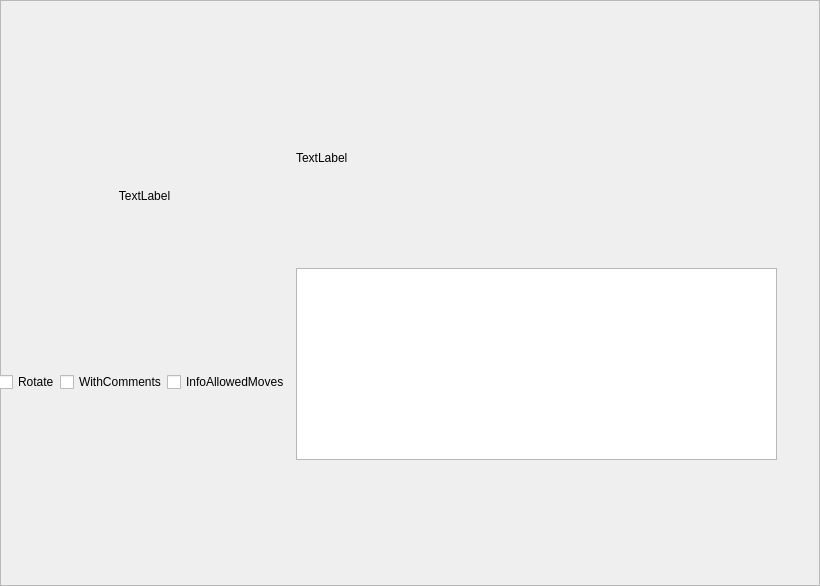
<?xml version="1.0" encoding="UTF-8"?>
<ui version="4.0">
 <class>ChessBoardViewWithRotation</class>
 <widget class="QFrame" name="ChessBoardViewWithRotation">
  <property name="geometry">
   <rect>
    <x>0</x>
    <y>0</y>
    <width>820</width>
    <height>586</height>
   </rect>
  </property>
  <property name="windowTitle">
   <string>Frame</string>
  </property>
  <property name="frameShape">
   <enum>QFrame::StyledPanel</enum>
  </property>
  <property name="frameShadow">
   <enum>QFrame::Raised</enum>
  </property>
  <widget class="QWidget" name="horizontalLayoutWidget">
   <property name="geometry">
    <rect>
     <x>-1</x>
     <y>20</y>
     <width>781</width>
     <height>543</height>
    </rect>
   </property>
   <layout class="QHBoxLayout" name="horizontalLayout">
    <property name="rightMargin">
     <number>0</number>
    </property>
    <item>
     <layout class="QVBoxLayout" name="verticalLayout">
      <property name="spacing">
       <number>0</number>
      </property>
      <property name="sizeConstraint">
       <enum>QLayout::SetDefaultConstraint</enum>
      </property>
      <property name="rightMargin">
       <number>0</number>
      </property>
      <item>
       <widget class="QLabel" name="label">
        <property name="sizePolicy">
         <sizepolicy hsizetype="Minimum" vsizetype="Fixed">
          <horstretch>0</horstretch>
          <verstretch>0</verstretch>
         </sizepolicy>
        </property>
        <property name="text">
         <string>TextLabel</string>
        </property>
        <property name="alignment">
         <set>Qt::AlignCenter</set>
        </property>
       </widget>
      </item>
      <item>
       <layout class="QHBoxLayout" name="horizontalLayout_2">
        <item>
         <widget class="QCheckBox" name="checkBoxRotate">
          <property name="sizePolicy">
           <sizepolicy hsizetype="Fixed" vsizetype="Fixed">
            <horstretch>0</horstretch>
            <verstretch>0</verstretch>
           </sizepolicy>
          </property>
          <property name="text">
           <string>Rotate</string>
          </property>
         </widget>
        </item>
        <item>
         <widget class="QCheckBox" name="checkBoxComments">
          <property name="sizePolicy">
           <sizepolicy hsizetype="Fixed" vsizetype="Fixed">
            <horstretch>0</horstretch>
            <verstretch>0</verstretch>
           </sizepolicy>
          </property>
          <property name="text">
           <string>WithComments</string>
          </property>
         </widget>
        </item>
        <item>
         <widget class="QCheckBox" name="checkBoxInfoAllowedMoves">
          <property name="sizePolicy">
           <sizepolicy hsizetype="Fixed" vsizetype="Fixed">
            <horstretch>0</horstretch>
            <verstretch>0</verstretch>
           </sizepolicy>
          </property>
          <property name="text">
           <string>InfoAllowedMoves</string>
          </property>
         </widget>
        </item>
       </layout>
      </item>
      <item>
       <layout class="QVBoxLayout" name="LayoutChessView">
        <property name="spacing">
         <number>0</number>
        </property>
       </layout>
      </item>
     </layout>
    </item>
    <item>
     <layout class="QVBoxLayout" name="RightVLayout">
      <property name="spacing">
       <number>2</number>
      </property>
      <property name="sizeConstraint">
       <enum>QLayout::SetDefaultConstraint</enum>
      </property>
      <property name="topMargin">
       <number>30</number>
      </property>
      <property name="rightMargin">
       <number>3</number>
      </property>
      <property name="bottomMargin">
       <number>0</number>
      </property>
      <item>
       <widget class="QLabel" name="labelInfoCoup">
        <property name="sizePolicy">
         <sizepolicy hsizetype="Fixed" vsizetype="Fixed">
          <horstretch>0</horstretch>
          <verstretch>0</verstretch>
         </sizepolicy>
        </property>
        <property name="text">
         <string>TextLabel</string>
        </property>
       </widget>
      </item>
      <item>
       <widget class="QTextEdit" name="textComments">
        <property name="sizePolicy">
         <sizepolicy hsizetype="Preferred" vsizetype="Maximum">
          <horstretch>0</horstretch>
          <verstretch>0</verstretch>
         </sizepolicy>
        </property>
       </widget>
      </item>
     </layout>
    </item>
   </layout>
  </widget>
 </widget>
 <resources/>
 <connections/>
</ui>
